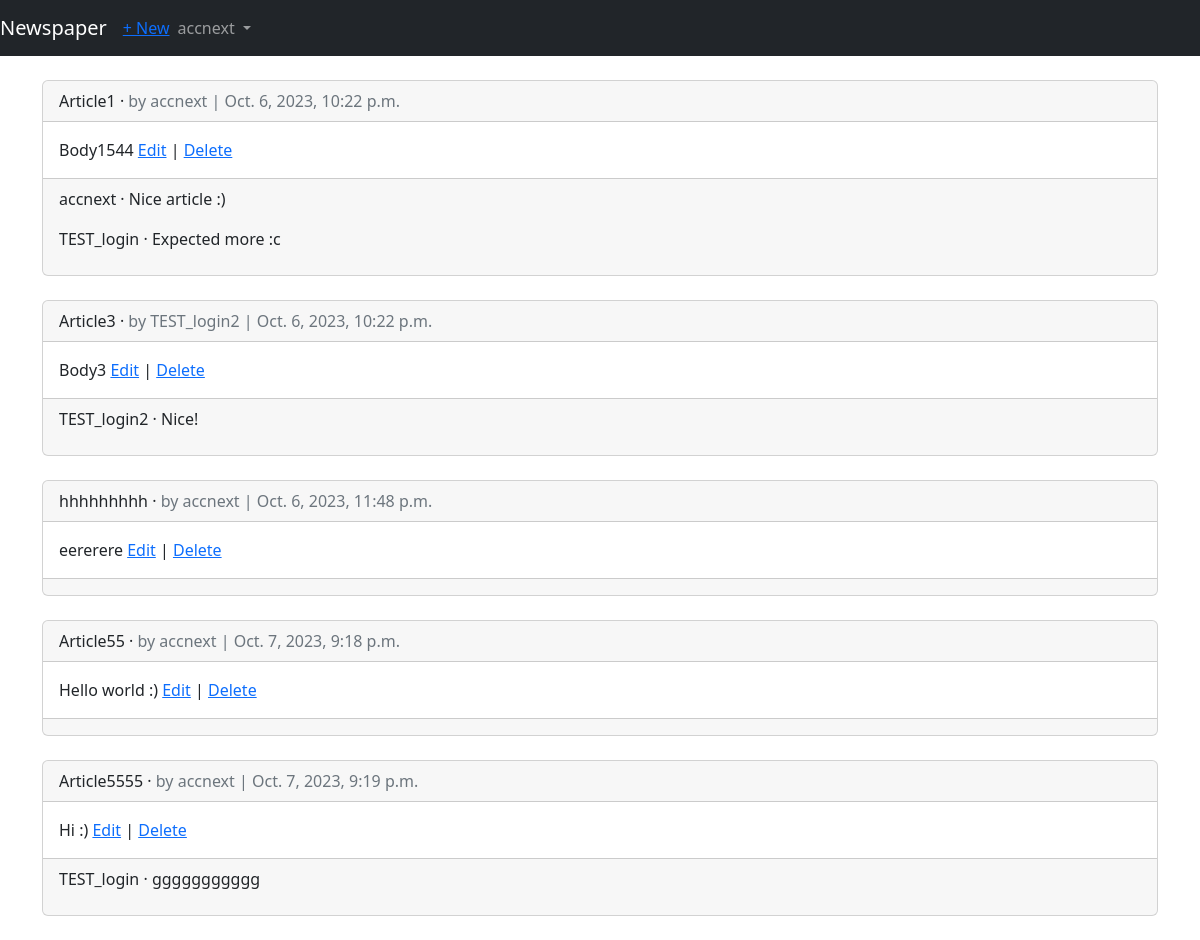
The app's page /articles/ (signed in) with its own data.
### users/models.py (models this page shows)
class CustomUser(AbstractUser):
    age = models.PositiveIntegerField(default=0)

### articles/models.py (models this page shows, shortened)
class Article(models.Model):
    title = models.CharField(max_length=255)
    body = models.TextField()
    date = models.DateTimeField(auto_now_add=True)
    author = models.ForeignKey(
        settings.AUTH_USER_MODEL,
        on_delete=models.CASCADE
    )

class Comment(models.Model):
    article = models.ForeignKey(
        Article,
        on_delete=models.CASCADE,
        related_name='comments'  # new
    )
    comment = models.CharField(max_length=140)
    author = models.ForeignKey(
        settings.AUTH_USER_MODEL,
        on_delete=models.CASCADE
    )
    def __str__(self):
        return self.comment

### articles/views.py (the view)
# urls.py: path('', views.ArticleListView.as_view(), name='article_list'),
class ArticleListView(LoginRequiredMixin, ListView):
    model = models.Article
    template_name = 'article_list.html'
    login_url = 'login'

### templates/article_list.html (shortened to what this page needs)
{% extends 'base.html' %}
{% block content %}
{% for article in object_list %}
    <div class="card">
        <div class="card-header">
            <span class="font-weight-bold">{{ article.title }}</span> &middot;
            <span class="text-muted">by {{ article.author }} | {{ article.date }}</span>
        </div>
        <div class="card-body">
            {{ article.body }}
            <a href="{% url 'article_edit' article.pk %}">Edit</a> |
            <a href="{% url 'article_delete' article.pk %}">Delete</a>
        </div>
        <div class="card-footer">
            {% for comment in article.comments.all %}
                <p>
                    <span class="font-weight-bold">{{ comment.author }} &middot;</span>
                    {{ comment }}
                </p>
            {% endfor %}
        </div>
    </div>
    <br/>
{% endfor %}
{% endblock content %}

### templates/base.html (shortened to what this page needs)
<!doctype html>
<html lang="en">
    <head>
        <link rel="stylesheet" href="https://cdn.jsdelivr.net/npm/bootstrap@5.2.3/dist/css/bootstrap.min.css">
    </head>
    <body>
        <nav class="navbar navbar-expand-md navbar-dark bg-dark mb-4">
            <a class="navbar-brand" href="{% url 'home' %}">Newspaper</a>
            {% if user.is_authenticated %}
            <ul class="navbar-nav ml-auto">
                <li class="nav-item"><a href="{% url 'article_new' %}">+ New</a></li>
            </ul>
            <ul class="navbar-nav mr-auto">
                <li class="nav-item">
                        <a class="nav-link dropdown-toggle" href="#" id="userMenu" data-toggle="dropdown" aria-haspopup="true" aria-expanded="false">
                        {{ user.username }}
                        </a>
                </li>
            </ul>
            {% else %}
                <form class="form-inline ml-auto">
                    <a href="{% url 'login' %}" class="btn btn-outline-secondary">Log in</a>
                    <a href="{% url 'signup' %}" class="btn btn-primary ml-2">Sign up</a>
                </form>
            {% endif %}
        </nav>
        <div class="container">
            {% block content %}
            {% endblock %}
        </div>
    </body>
</html>

### records on screen
CustomUser: username "accnext"
Article: title "Article1", author "accnext", date "Oct. 6, 2023, 10:22 p.m.", body "Body1544"
Comment: author "accnext", comment "Nice article :)"
Comment: author "TEST_login", comment "Expected more :c"
Article: title "Article3", author "TEST_login2", date "Oct. 6, 2023, 10:22 p.m.", body "Body3"
Comment: author "TEST_login2", comment "Nice!"
Article: title "hhhhhhhhh", author "accnext", date "Oct. 6, 2023, 11:48 p.m.", body "eererere"
Article: title "Article55", author "accnext", date "Oct. 7, 2023, 9:18 p.m.", body "Hello world :)"
Article: title "Article5555", author "accnext", date "Oct. 7, 2023, 9:19 p.m.", body "Hi :)"
Comment: author "TEST_login", comment "ggggggggggg"
